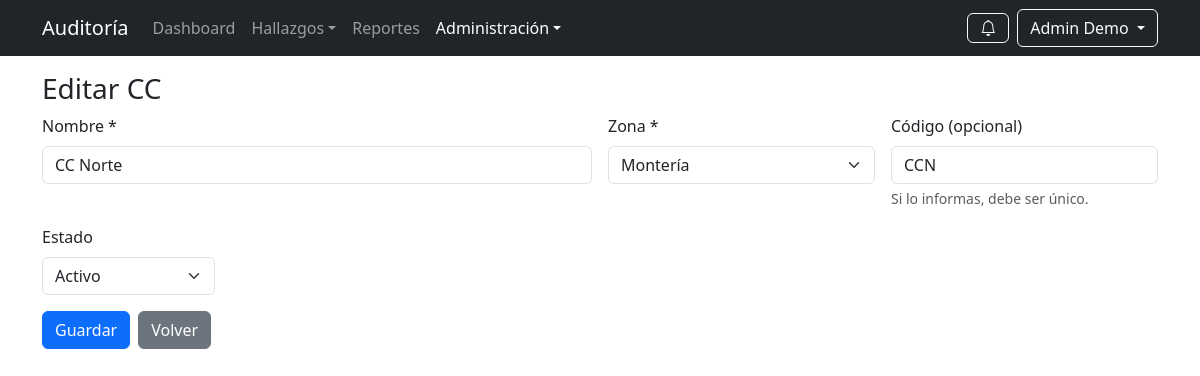
The page /public/admin/centro_edit.php?id=1 (signed in) on the database its author committed.
### tables this page shows
CREATE TABLE centro_costo (
  id INT AUTO_INCREMENT PRIMARY KEY,
  zona_id INT NOT NULL,
  nombre VARCHAR(160) NOT NULL,
  codigo VARCHAR(50) NOT NULL,
  activo TINYINT(1) NOT NULL DEFAULT 1,
  UNIQUE KEY uk_cc_codigo (codigo),
  KEY idx_cc_zona (zona_id),
  CONSTRAINT fk_cc_zona FOREIGN KEY (zona_id) REFERENCES zona(id)
    ON UPDATE CASCADE ON DELETE RESTRICT
);

CREATE TABLE zona (
  id INT AUTO_INCREMENT PRIMARY KEY,
  nombre VARCHAR(120) NOT NULL,
  activo TINYINT(1) NOT NULL DEFAULT 1,
  UNIQUE KEY uk_zona_nombre (nombre)
);

### public/admin/centro_edit.php (the view, shortened to what this page needs)
<?php
$pdo = getDB();
$id = (int)($_GET['id'] ?? 0);
$isNew = ($id === 0);
$zonas = $pdo->query("SELECT id, nombre FROM zona WHERE activo=1 ORDER BY nombre")->fetchAll();
if (!$isNew) {
  $st = $pdo->prepare("SELECT id, nombre, zona_id, codigo, activo FROM centro_costo WHERE id=? LIMIT 1");
  $st->execute([$id]);
  $cc = $st->fetch();
} else {
  $cc = ['id'=>0,'nombre'=>'','zona_id'=>($zonas[0]['id']??0),'codigo'=>null,'activo'=>1];
}
include __DIR__ . '/../../includes/header.php';
?>
<div class="container">
  <h3><?= $isNew ? 'Nuevo CC' : 'Editar CC' ?></h3>
  <form method="post" class="row g-3">
    <div class="col-md-6">
      <label class="form-label">Nombre *</label>
      <input name="nombre" class="form-control" required value="<?= htmlspecialchars($_POST['nombre'] ?? $cc['nombre']) ?>">
    </div>
    <div class="col-md-3">
      <label class="form-label">Zona *</label>
      <select name="zona_id" class="form-select" required>
        <?php foreach($zonas as $z): ?>
          <option value="<?= $z['id'] ?>" <?= ((int)($cc['zona_id'])===(int)$z['id'])?'selected':'' ?>>
            <?= htmlspecialchars($z['nombre']) ?>
          </option>
        <?php endforeach; ?>
      </select>
    </div>
    <div class="col-md-3">
      <label class="form-label">Código (opcional)</label>
      <input name="codigo" class="form-control" value="<?= htmlspecialchars($_POST['codigo'] ?? ($cc['codigo'] ?? '')) ?>">
      <div class="form-text">Si lo informas, debe ser único.</div>
    </div>
    <div class="col-md-2">
      <label class="form-label">Estado</label>
      <select name="activo" class="form-select">
        <option value="1" <?= ((int)$cc['activo']===1)?'selected':'' ?>>Activo</option>
      </select>
    </div>
    <div class="col-12 d-flex gap-2">
      <button class="btn btn-primary"><?= $isNew ? 'Crear' : 'Guardar' ?></button>
      <a class="btn btn-secondary" href="<?= BASE_URL ?>/admin/centros.php">Volver</a>
    </div>
  </form>
</div>

### rows shown on the page
centro_costo: nombre "CC Norte", zona_id "Montería", codigo "CCN", activo "Activo"

### other values the page prints
APP_NAME "Auditoría"
$nombreUsuario ?: 'Usuario' "Admin Demo"
